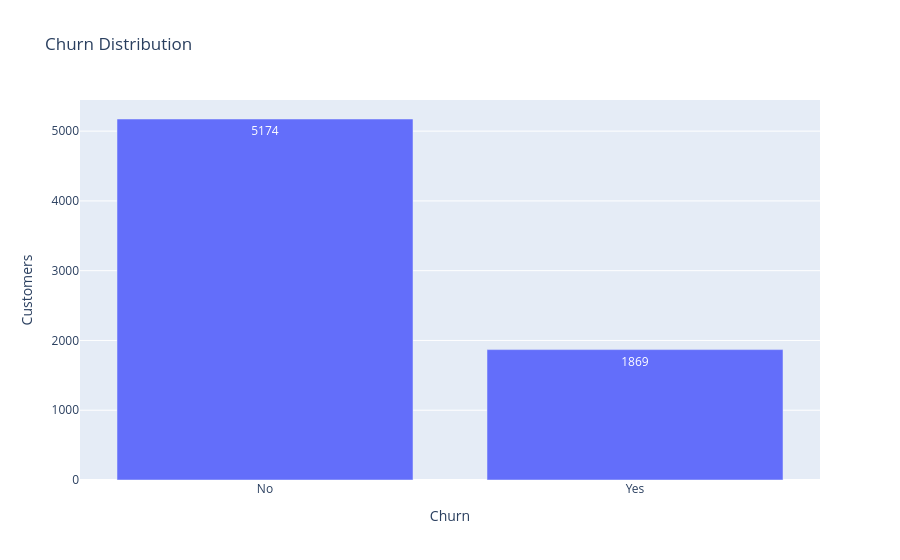

The cell this chart's notebook holds for it:
### Code cell
churn_counts = df_raw["Churn"].value_counts().reset_index()
churn_counts.columns = ["Churn", "Customers"]
churn_counts["Share"] = churn_counts["Customers"] / len(df_raw)
fig = px.bar(churn_counts, x="Churn", y="Customers", text="Customers", title="Churn Distribution")
fig.show()

### Figure 1 — Plotly figure (JSON) as saved in the notebook; plotly's stock layout.template omitted (floating-point values rounded to 4 significant figures)
{"data": [{"hovertemplate": "Churn=%{x}<br>Customers=%{text}<extra></extra>", "legendgroup": "", "marker": {"color": "#636efa", "pattern": {"shape": ""}}, "name": "", "orientation": "v", "showlegend": false, "text": [5174.0, 1869.0], "textposition": "auto", "type": "bar", "x": ["No", "Yes"], "xaxis": "x", "y": [5174, 1869], "yaxis": "y"}], "layout": {"barmode": "relative", "legend": {"tracegroupgap": 0}, "title": {"text": "Churn Distribution"}, "xaxis": {"anchor": "y", "domain": [0, 1], "title": {"text": "Churn"}}, "yaxis": {"anchor": "x", "domain": [0, 1], "title": {"text": "Customers"}}}}
